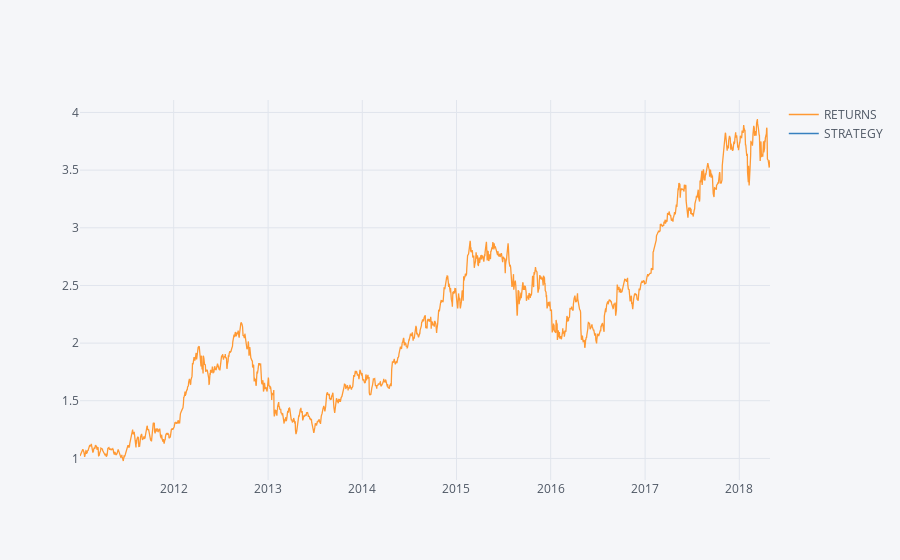

Notebook source saved alongside this figure:
### Markdown cell above
The performance of the strategy can also be **compared over time** to the benchmark investment.

### Code cell
data[['RETURNS', 'STRATEGY']].iloc[1:].cumsum().applymap(np.exp).iplot()

### Figure 1 — Plotly figure (JSON) as saved in the notebook; plotly's stock layout.template omitted (floating-point values rounded to 4 significant figures; data arrays with more than 128 entries replaced by an {"elided": "..."} marker saying what was removed)
{"data": [{"line": {"color": "rgba(255, 153, 51, 1.0)", "dash": "solid", "shape": "linear", "width": 1.3}, "mode": "lines", "name": "RETURNS", "text": "", "type": "scatter", "x": {"elided": "1843 str values"}, "y": {"elided": "1843 float values"}}, {"line": {"color": "rgba(55, 128, 191, 1.0)", "dash": "solid", "shape": "linear", "width": 1.3}, "mode": "lines", "name": "STRATEGY", "text": "", "type": "scatter", "x": {"elided": "1843 str values"}, "y": {"elided": "1843 str values"}}], "layout": {"legend": {"bgcolor": "#F5F6F9", "font": {"color": "#4D5663"}}, "paper_bgcolor": "#F5F6F9", "plot_bgcolor": "#F5F6F9", "title": {"font": {"color": "#4D5663"}}, "xaxis": {"gridcolor": "#E1E5ED", "showgrid": true, "tickfont": {"color": "#4D5663"}, "title": {"font": {"color": "#4D5663"}, "text": ""}, "zerolinecolor": "#E1E5ED"}, "yaxis": {"gridcolor": "#E1E5ED", "showgrid": true, "tickfont": {"color": "#4D5663"}, "title": {"font": {"color": "#4D5663"}, "text": ""}, "zerolinecolor": "#E1E5ED"}}}
